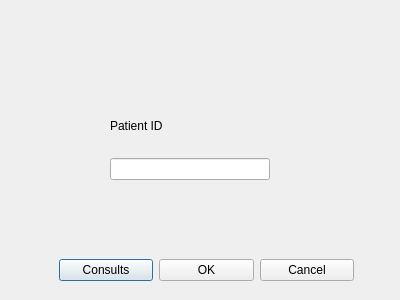
<?xml version="1.0" encoding="UTF-8"?>
<ui version="4.0">
 <class>searchpatient</class>
 <widget class="QDialog" name="searchpatient">
  <property name="geometry">
   <rect>
    <x>0</x>
    <y>0</y>
    <width>400</width>
    <height>300</height>
   </rect>
  </property>
  <property name="windowTitle">
   <string>Dialog</string>
  </property>
  <property name="styleSheet">
   <string notr="true">background-image: url(:/red/build-SimpleSerum-Desktop_Qt_5_8_0_MSVC2015_64bit-Debug/BG6.png);</string>
  </property>
  <widget class="QWidget" name="horizontalLayoutWidget">
   <property name="geometry">
    <rect>
     <x>59</x>
     <y>230</y>
     <width>295</width>
     <height>80</height>
    </rect>
   </property>
   <layout class="QHBoxLayout" name="horizontalLayout">
    <item>
     <widget class="QPushButton" name="pushButton_3">
      <property name="text">
       <string>Consults</string>
      </property>
     </widget>
    </item>
    <item>
     <widget class="QPushButton" name="pushButton_2">
      <property name="text">
       <string>OK</string>
      </property>
     </widget>
    </item>
    <item>
     <widget class="QPushButton" name="pushButton">
      <property name="text">
       <string>Cancel</string>
      </property>
     </widget>
    </item>
   </layout>
  </widget>
  <widget class="QWidget" name="verticalLayoutWidget">
   <property name="geometry">
    <rect>
     <x>110</x>
     <y>100</y>
     <width>160</width>
     <height>80</height>
    </rect>
   </property>
   <layout class="QVBoxLayout" name="verticalLayout">
    <item>
     <widget class="QLabel" name="label">
      <property name="text">
       <string>Patient ID</string>
      </property>
     </widget>
    </item>
    <item>
     <widget class="QLineEdit" name="ID"/>
    </item>
   </layout>
  </widget>
 </widget>
 <resources/>
 <connections/>
</ui>
